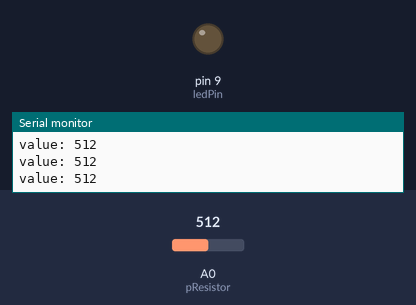
This sketch was run on a simulated Arduino Uno, built with avr-gcc and run on an emulated ATmega328P. Shown: output pins drawn as LEDs (lit = HIGH), the last lines printed to the serial monitor. The inputs (shaded band) are chosen by the test bench; at power-on: A0 (pResistor) = 512.

Above: at 1.2 s.
1.3 s: A0 (pResistor) set to 637
2.8 s: A0 (pResistor) set to 667
4.3 s: A0 (pResistor) set to 640
At 5.2 s:
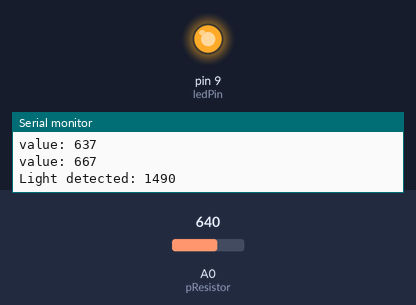
Timing chart, 0 to 7.3 s (numbered marks = the images above; inputs shaded):
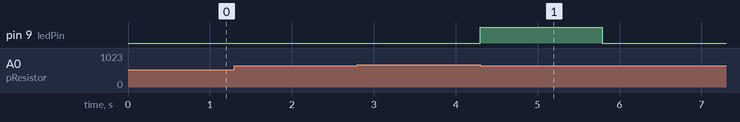

The sketch:

control_photoresistor_detector.ino
```cpp
//Constants
const int pResistor = A0; // Photoresistor at Arduino analog pin A0
const int ledPin=9;       // Led pin at Arduino pin 9

unsigned long threshold = 650;
//Variables
int value;				  // Store value from photoresistor (0-1023)

unsigned long start_time = 0; //start of detection
unsigned long end_time = 0; //end of detection
unsigned long indicator_time = 0; //amount of time LED is on for after detecting light


void setup(){

 pinMode(ledPin, OUTPUT);  // Set lepPin - 9 pin as an output
 pinMode(pResistor, INPUT);// Set pResistor - A0 pin as an input (optional)

  Serial.begin(19200);

}

void loop(){
  start_time = 0;
  end_time = 0;
  indicator_time = 0;
  value = analogRead(pResistor);
  Serial.print("value: ");
  Serial.println(value); //voltage detected increases
  if (value > threshold){
    Serial.print("Light detected: ");
    start_time = millis(); //get start time
    while(value > threshold){ // keep looping until no longer detecting light
      value = analogRead(pResistor);
    }
    end_time = millis();
    indicator_time = end_time - start_time;
    Serial.println(indicator_time);
    digitalWrite(ledPin, HIGH);  //Turn led on
    delay(indicator_time);
    digitalWrite(ledPin, LOW);  //Turn led off
  }
  else{
    digitalWrite(ledPin, LOW); //keep led off
  }

  delay(100); //Small delay
}
```

Measured:
- after the input at 4.3 s, pin 9 (ledPin): LOW → HIGH at once, → LOW 1.5 s later
